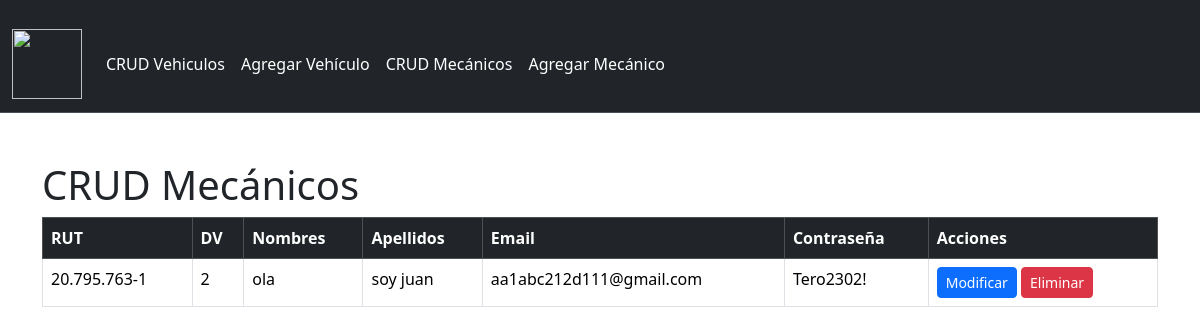
The app's page /crud_Mecanicos with its own data.
### taller_makween/models.py (models this page shows, shortened)
class Mecanico(models.Model):
    rut = models.CharField(max_length=12, primary_key=True )
    dv = models.CharField(max_length=1)
    nombres = models.CharField(max_length=100)
    apellidos = models.CharField(max_length=100)
    email = models.EmailField() # Email field para verificar "@"
    contraseña = models.CharField(max_length=100)

### taller_makween/views.py (the view)
# urls.py: path('crud_Mecanicos', views.crud_mecanicos, name='crud_Mecanicos'),
def crud_mecanicos(request):
    mecanicos = Mecanico.objects.all()
    context = {'mecanicos': mecanicos}
    print("probando views.py crudmecanicos")
    return render(request, "taller_makween/mecanico_list.html", context)

### taller_makween/contexto_procesos.py (called while the page is built)
def monto_total(request):
    total = 0
    if request.user.is_authenticated:
        if "carrito" in request.session.keys():
            for key, value in request.session["carrito"].items():
                total += int(value["total"])
    return {"monto_total": total}

### taller_makween/templates/taller_makween/mecanico_list.html (shortened to what this page needs)
{% load static %}
<!DOCTYPE html>
<html lang="es">
<head>
    {% load bootstrap5 %}
    {% bootstrap_css %}
    <link rel="stylesheet" href="{% static 'CSS/style.css' %}">
</head>
<body>
    <nav class="navbar navbar-expand-lg bg-dark border-bottom border-body" data-bs-theme="dark">
        <div class="container-fluid">
            <a class="navbar-brand" href="{% url 'index' %}">
                <img src="{% static 'IMG/archivoImg/logo.jpg' %}" alt="" width="70" height="70">
            </a>
            <div class="collapse navbar-collapse" id="navbarNav">
                <ul class="navbar-nav me-auto mb-2 mb-lg-0">
                    <li class="nav-item">
                        <a class="nav-link active" aria-current="page" href="{% url 'crud' %}">CRUD Vehiculos</a>
                    </li>
                    <li class="nav-item">
                        <a class="nav-link active" aria-current="page" href="{% url 'vehiculosAdd' %}">Agregar Vehículo</a>
                    </li>
                    <li class="nav-item">
                        <a class="nav-link active" aria-current="page" href="{% url 'crud_Mecanicos' %}">CRUD Mecánicos</a>
                    </li>
                    <li class="nav-item">
                        <a class="nav-link active" aria-current="page" href="{% url 'mecanico_add' %}">Agregar Mecánico</a>
                    </li>
                </ul>
            </div>
        </div>
    </nav>
    <div class="container mt-5">
        {% block content %}
        {% if mecanicos %}
        <h1>CRUD Mecánicos</h1>
            <div class="table-responsive">
                <table class="table table-bordered table-hover">
                    <thead class="table-dark">
                        <tr>
                            <th>RUT</th>
                            <th>DV</th>
                            <th>Nombres</th>
                            <th>Apellidos</th>
                            <th>Email</th>
                            <th>Contraseña</th>
                            <th>Acciones</th>
                        </tr>
                    </thead>
                    <tbody>
                        {% for mecanico in mecanicos %}
                            <tr>
                                <td>{{ mecanico.rut }}</td>
                                <td>{{ mecanico.dv }}</td>
                                <td>{{ mecanico.nombres }}</td>
                                <td>{{ mecanico.apellidos }}</td>
                                <td>{{ mecanico.email }}</td>
                                <td>{{ mecanico.contraseña }}</td>
                                <td>
                                    <a href="{% url 'mecanico_edit' mecanico.rut %}" class="btn btn-primary btn-sm">Modificar</a>
                                    <a href="{% url 'mecanico_del' mecanico.rut %}" class="btn btn-danger btn-sm">Eliminar</a>
                                </td>
                            </tr>
                        {% endfor %}
                    </tbody>
                </table>
            </div>
        {% else %}
            <div class="alert alert-warning" role="alert">
                No hay mecánicos disponibles.
            </div>
        {% endif %}
        {% endblock %}
    </div>
</body>
</html>

### taller_makween/static/CSS/style.css (style rules this page uses)
body, html { margin: 0; padding: 0; height: 100%; }
.container-fluid { padding-top: 1rem; }

### records on screen
Mecanico: rut "20.795.763-1", dv "2", nombres "ola", apellidos "soy juan", email "aa1abc212d111@gmail.com", contraseña "Tero2302!"
